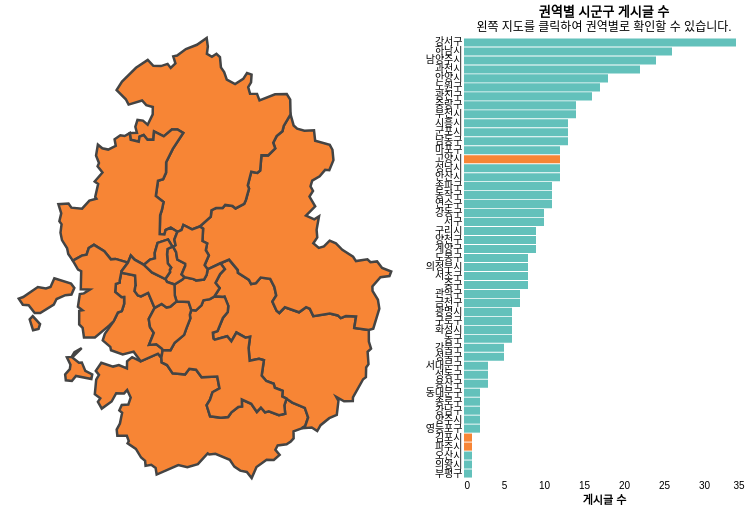

The notebook cell this image was saved under:
### Code cell
# 시군구 geometry를 권역 단위로 병합 (dissolve)
zone_gdf = sudogwon_gdf.dissolve(by='zone').reset_index()[['zone', 'geometry']]

zone_count_df = (
    df.dropna(subset=['zone'])
    .groupby('zone').size()
    .reset_index(name='count')
)
zone_plot = zone_gdf.merge(zone_count_df, on='zone', how='left')
zone_plot['count'] = zone_plot['count'].fillna(0).astype(int)
max_count = int(zone_plot['count'].max())

point_nearest   = alt.selection_point(fields=['zone'], on='pointerover')
point_selection = alt.selection_point(fields=['zone'])

# ── 지도 (권역 단위) ────────────────────────────────────
map_colored = (
    alt.Chart(zone_plot)
    .mark_geoshape(stroke='white', strokeWidth=1.5)
    .encode(
        color=alt.Color(
            'count:Q',
            scale=alt.Scale(range=['#E0F4F3', '#63C1BB'], domain=[0, max_count]),
            legend=None
        ),
        tooltip=[
            alt.Tooltip('zone:N',  title='권역'),
            alt.Tooltip('count:Q', title='게시글 수'),
        ]
    )
    .add_params(point_nearest, point_selection)
)

# 경기 서북 하이라이트 (반투명 주황 오버레이)
map_highlight = (
    alt.Chart(zone_plot[zone_plot['zone'] == '경기 서북'])
    .mark_geoshape(fill='#F78535', stroke='white', strokeWidth=1.5, opacity=0.45)
    .encode(
        tooltip=[
            alt.Tooltip('zone:N',  title='권역'),
            alt.Tooltip('count:Q', title='게시글 수'),
        ]
    )
    .add_params(point_nearest, point_selection)
)

map_hover = (
    alt.Chart(zone_plot)
    .mark_geoshape(fill='none', stroke='white', strokeWidth=3)
    .transform_filter(point_nearest)
)
map_selected = (
    alt.Chart(zone_plot)
    .mark_geoshape(fill='none', stroke='#444', strokeWidth=2.5)
    .transform_filter(point_selection)
)
colored_map = alt.layer(map_colored, map_highlight, map_hover, map_selected)

# ── 바차트 (선택된 권역의 시군구별) ──────────────────────
_HIGHLIGHT_SIGUNGU = ['고양시', '파주시', '김포시']

bar_chart = (
    alt.Chart(df.dropna(subset=['zone', 'sigungu']))
    .transform_filter(point_selection)
    .encode(
        x=alt.X('count():Q', title='게시글 수'),
        y=alt.Y('sigungu:N', sort='-x', title=None),
        color=alt.condition(
            alt.FieldOneOfPredicate(field='sigungu', oneOf=_HIGHLIGHT_SIGUNGU),
            alt.value('#F78535'),
            alt.value('#63C1BB')
        ),
        tooltip=['sigungu:N', 'count():Q'],
    )
    .mark_bar()
)

alt.hconcat(
    colored_map.properties(width=400, height=440),
    bar_chart.properties(
        width=280,
        height=440,
        title=alt.Title(
            text='권역별 시군구 게시글 수',
            subtitle='왼쪽 지도를 클릭하여 권역별로 확인할 수 있습니다.'
        )
    )
).configure_axis(**AXIS_CONFIG).configure_view(stroke=None)

### Figure 1 — Vega-Lite specification as saved in the notebook (floating-point values rounded to 4 significant figures; data arrays with more than 128 entries replaced by an {"elided": "..."} marker saying what was removed)
{"config": {"view": {"continuousWidth": 300, "continuousHeight": 300, "stroke": null}, "axis": {"domain": false, "grid": false, "ticks": false}}, "hconcat": [{"layer": [{"data": {"name": "data-d72d180a343efa3d17234d64af2a849e"}, "mark": {"type": "geoshape", "stroke": "white", "strokeWidth": 1.5}, "encoding": {"color": {"field": "count", "legend": null, "scale": {"domain": [0, 76], "range": ["#E0F4F3", "#63C1BB"]}, "type": "quantitative"}, "tooltip": [{"field": "zone", "title": "권역", "type": "nominal"}, {"field": "count", "title": "게시글 수", "type": "quantitative"}]}, "name": "view_408f1ad99573baa3_0"}, {"data": {"name": "data-cf1613751282091f4449bb18095366e5"}, "mark": {"type": "geoshape", "fill": "#F78535", "opacity": 0.45, "stroke": "white", "strokeWidth": 1.5}, "encoding": {"tooltip": [{"field": "zone", "title": "권역", "type": "nominal"}, {"field": "count", "title": "게시글 수", "type": "quantitative"}]}}, {"data": {"name": "data-d72d180a343efa3d17234d64af2a849e"}, "mark": {"type": "geoshape", "fill": "none", "stroke": "white", "strokeWidth": 3}, "transform": [{"filter": {"param": "param_f32cb78cbcafdf42"}}]}, {"data": {"name": "data-d72d180a343efa3d17234d64af2a849e"}, "mark": {"type": "geoshape", "fill": "none", "stroke": "#444", "strokeWidth": 2.5}, "transform": [{"filter": {"param": "param_aefa89ff3f7099ea"}}]}], "height": 440, "width": 400}, {"data": {"name": "data-32dee36c19ed87cdce33da7250991ac0"}, "mark": {"type": "bar"}, "encoding": {"color": {"condition": {"test": {"field": "sigungu", "oneOf": ["고양시", "파주시", "김포시"]}, "value": "#F78535"}, "value": "#63C1BB"}, "tooltip": [{"field": "sigungu", "type": "nominal"}, {"aggregate": "count", "type": "quantitative"}], "x": {"aggregate": "count", "title": "게시글 수", "type": "quantitative"}, "y": {"field": "sigungu", "sort": "-x", "title": null, "type": "nominal"}}, "height": 440, "title": {"text": "권역별 시군구 게시글 수", "subtitle": "왼쪽 지도를 클릭하여 권역별로 확인할 수 있습니다."}, "transform": [{"filter": {"param": "param_aefa89ff3f7099ea"}}], "width": 280}], "params": [{"name": "param_f32cb78cbcafdf42", "select": {"type": "point", "fields": ["zone"], "on": "pointerover"}, "views": ["view_408f1ad99573baa3_0"]}, {"name": "param_aefa89ff3f7099ea", "select": {"type": "point", "fields": ["zone"]}, "views": ["view_408f1ad99573baa3_0"]}], "$schema": "https://vega.github.io/schema/vega-lite/v6.4.1.json", "datasets": {"data-d72d180a343efa3d17234d64af2a849e": [{"zone": "경기 남부", "count": 7, "type": "Feature", "geometry": {"type": "Polygon", "coordinates": {"elided": "1x93x2 float values"}}}, {"zone": "경기 동남", "count": 26, "type": "Feature", "geometry": {"type": "Polygon", "coordinates": {"elided": "1x79x2 float values"}}}, {"zone": "경기 동북", "count": 33, "type": "Feature", "geometry": {"type": "Polygon", "coordinates": {"elided": "1x98x2 float values"}}}, {"zone": "경기 북부", "count": 10, "type": "Feature", "geometry": {"type": "Polygon", "coordinates": {"elided": "1x98x2 float values"}}}, {"zone": "경기 서부", "count": 45, "type": "Feature", "geometry": {"type": "MultiPolygon", "coordinates": [[[[126.6, 37.26], [126.6, 37.23], [126.7, 37.22], [126.6, 37.21], [126.6, 37.22], [126.6, 37.2], [126.5, 37.2], [126.5, 37.22], [126.6, 37.24], [126.6, 37.25], [126.6, 37.28], [126.6, 37.28], [126.6, 37.29], [126.6, 37.31], [126.6, 37.28], [126.6, 37.26], [126.6, 37.26]]], [[[126.9, 37.32], [126.9, 37.32], [126.9, 37.3], [126.9, 37.3], [126.9, 37.28], [126.9, 37.29], [126.8, 37.26], [126.8, 37.3], [126.8, 37.29], [126.7, 37.3], [126.7, 37.31], [126.7, 37.33], [126.7, 37.35], [126.7, 37.39], [126.8, 37.42], [126.8, 37.42], [126.8, 37.45], [126.8, 37.47], [126.8, 37.47], [126.7, 37.49], [126.7, 37.51], [126.8, 37.52], [126.8, 37.52], [126.8, 37.55], [126.8, 37.55], [126.8, 37.54], [126.8, 37.51], [126.8, 37.5], [126.8, 37.49], [126.8, 37.47], [126.8, 37.47], [126.9, 37.48], [126.9, 37.43], [126.9, 37.4], [126.9, 37.37], [126.9, 37.36], [126.9, 37.32]]]]}}, {"zone": "경기 서북", "count": 14, "type": "Feature", "geometry": {"type": "Polygon", "coordinates": {"elided": "1x75x2 float values"}}}, {"zone": "경기 성남권", "count": 12, "type": "Feature", "geometry": {"type": "Polygon", "coordinates": {"elided": "1x67x2 float values"}}}, {"zone": "경기 안양권", "count": 54, "type": "Feature", "geometry": {"type": "Polygon", "coordinates": [[[126.9, 37.32], [126.9, 37.36], [126.9, 37.37], [126.9, 37.4], [126.9, 37.43], [126.9, 37.45], [127.0, 37.44], [127.0, 37.44], [127.0, 37.46], [127.0, 37.45], [127.0, 37.43], [127.0, 37.41], [127.0, 37.4], [127.0, 37.37], [127.0, 37.35], [127.0, 37.32], [127.0, 37.3], [126.9, 37.3], [126.9, 37.3], [126.9, 37.32], [126.9, 37.32]]]}}, {"zone": "경기 인천권", "count": 58, "type": "Feature", "geometry": {"type": "MultiPolygon", "coordinates": [[[[126.4, 37.36], [126.4, 37.4], [126.4, 37.41], [126.4, 37.38], [126.4, 37.37], [126.4, 37.36]]], [[[126.6, 37.34], [126.6, 37.37], [126.6, 37.38], [126.6, 37.43], [126.6, 37.43], [126.6, 37.44], [126.6, 37.48], [126.6, 37.48], [126.6, 37.49], [126.6, 37.49], [126.6, 37.55], [126.6, 37.56], [126.6, 37.58], [126.6, 37.6], [126.6, 37.6], [126.6, 37.63], [126.7, 37.64], [126.7, 37.61], [126.7, 37.59], [126.7, 37.59], [126.8, 37.58], [126.8, 37.55], [126.8, 37.52], [126.8, 37.52], [126.7, 37.51], [126.7, 37.49], [126.8, 37.47], [126.8, 37.47], [126.8, 37.45], [126.8, 37.42], [126.8, 37.42], [126.7, 37.39], [126.7, 37.38], [126.7, 37.34], [126.6, 37.34]]], [[[126.5, 37.46], [126.5, 37.45], [126.4, 37.42], [126.4, 37.42], [126.4, 37.44], [126.4, 37.44], [126.4, 37.46], [126.4, 37.47], [126.4, 37.5], [126.5, 37.5], [126.5, 37.5], [126.5, 37.53], [126.6, 37.51], [126.6, 37.5], [126.6, 37.48], [126.5, 37.48], [126.5, 37.46]]]]}}, {"zone": "서울 강남", "count": 31, "type": "Feature", "geometry": {"type": "Polygon", "coordinates": [[[127.1, 37.43], [127.0, 37.43], [127.0, 37.45], [127.0, 37.46], [127.0, 37.47], [127.0, 37.51], [127.0, 37.53], [127.0, 37.53], [127.1, 37.53], [127.1, 37.52], [127.1, 37.52], [127.1, 37.54], [127.1, 37.56], [127.2, 37.58], [127.2, 37.56], [127.2, 37.54], [127.1, 37.51], [127.2, 37.5], [127.1, 37.47], [127.1, 37.46], [127.1, 37.46], [127.1, 37.44], [127.1, 37.43]]]}}, {"zone": "서울 도심", "count": 5, "type": "Feature", "geometry": {"type": "Polygon", "coordinates": [[[127.0, 37.53], [127.0, 37.53], [127.0, 37.51], [127.0, 37.52], [126.9, 37.53], [127.0, 37.55], [127.0, 37.56], [127.0, 37.56], [127.0, 37.58], [127.0, 37.61], [127.0, 37.62], [127.0, 37.63], [127.0, 37.63], [127.0, 37.61], [127.0, 37.59], [127.0, 37.58], [127.0, 37.57], [127.0, 37.54], [127.0, 37.53]]]}}, {"zone": "서울 동북", "count": 70, "type": "Feature", "geometry": {"type": "Polygon", "coordinates": [[[127.1, 37.54], [127.1, 37.52], [127.1, 37.52], [127.1, 37.53], [127.0, 37.53], [127.0, 37.54], [127.0, 37.57], [127.0, 37.58], [127.0, 37.59], [127.0, 37.61], [127.0, 37.63], [127.0, 37.63], [127.0, 37.65], [127.0, 37.68], [127.0, 37.68], [127.0, 37.7], [127.1, 37.68], [127.1, 37.69], [127.1, 37.69], [127.1, 37.65], [127.1, 37.64], [127.1, 37.62], [127.1, 37.6], [127.1, 37.57], [127.1, 37.56], [127.1, 37.54]]]}}, {"zone": "서울 서남", "count": 76, "type": "Feature", "geometry": {"type": "Polygon", "coordinates": [[[126.9, 37.48], [126.8, 37.47], [126.8, 37.47], [126.8, 37.49], [126.8, 37.5], [126.8, 37.51], [126.8, 37.54], [126.8, 37.55], [126.8, 37.55], [126.8, 37.58], [126.8, 37.6], [126.8, 37.59], [126.9, 37.57], [126.9, 37.55], [126.9, 37.53], [127.0, 37.52], [127.0, 37.51], [127.0, 37.47], [127.0, 37.46], [127.0, 37.44], [127.0, 37.44], [126.9, 37.45], [126.9, 37.43], [126.9, 37.48]]]}}, {"zone": "서울 서북", "count": 15, "type": "Feature", "geometry": {"type": "Polygon", "coordinates": [[[127.0, 37.55], [126.9, 37.53], [126.9, 37.55], [126.9, 37.57], [126.9, 37.59], [126.9, 37.59], [126.9, 37.61], [126.9, 37.64], [127.0, 37.65], [127.0, 37.63], [127.0, 37.62], [127.0, 37.61], [127.0, 37.58], [127.0, 37.56], [127.0, 37.56], [127.0, 37.55]]]}}], "data-cf1613751282091f4449bb18095366e5": [{"zone": "경기 서북", "count": 14, "type": "Feature", "geometry": {"type": "Polygon", "coordinates": {"elided": "1x75x2 float values"}}}], "data-32dee36c19ed87cdce33da7250991ac0": {"elided": "456 records"}}}
